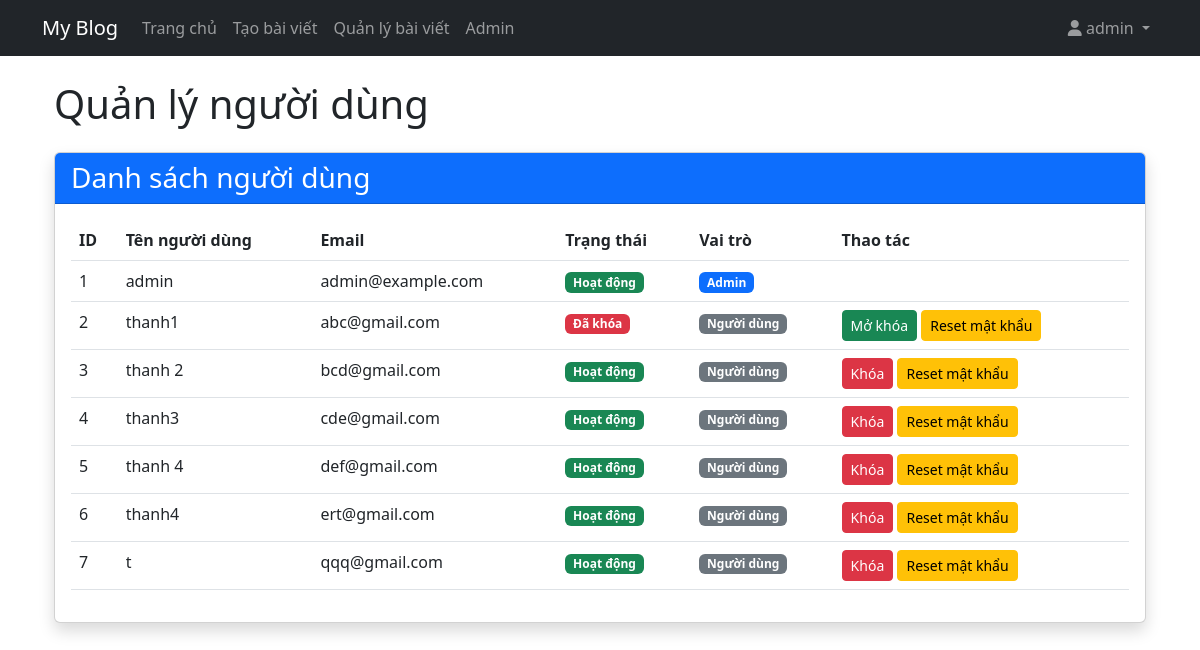
Page /admin (signed in) on the earlier database version.
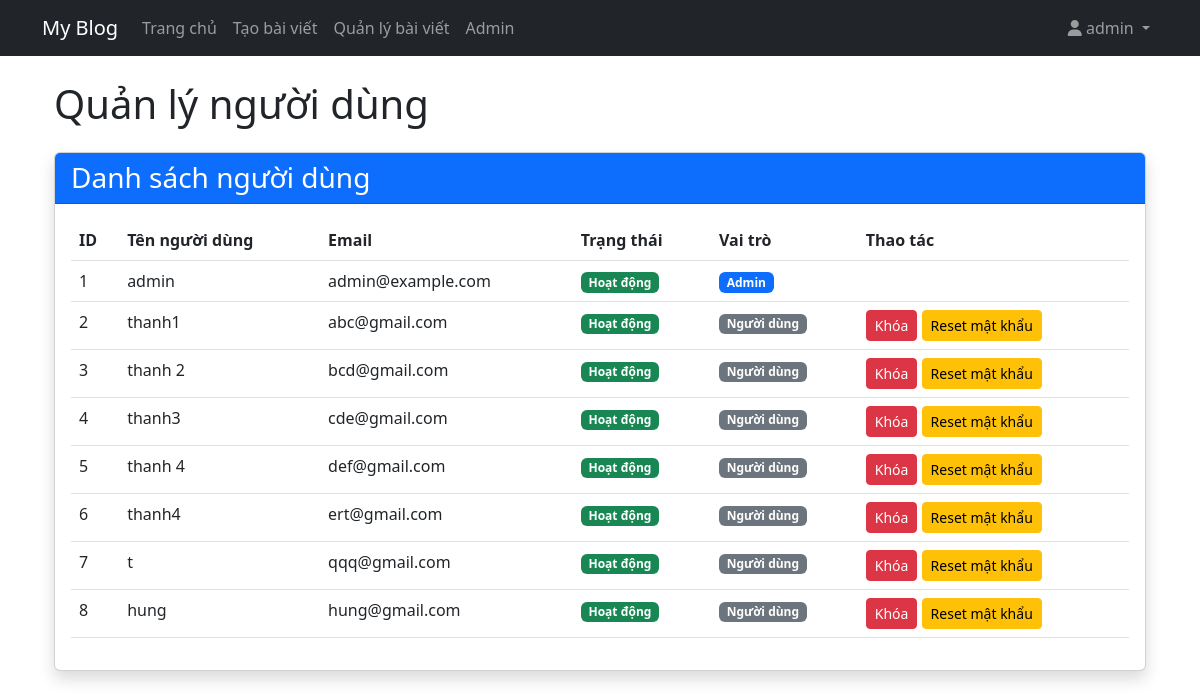
Same page on the later database version.
### my_blog/app.py (models this page shows, shortened)
class User(db.Model, UserMixin):
    id = db.Column(db.Integer, primary_key=True)
    username = db.Column(db.String(20), unique=True, nullable=False)
    email = db.Column(db.String(120), unique=True, nullable=False)
    password = db.Column(db.String(60), nullable=False)
    posts = db.relationship('Post', backref='author', lazy=True)
    is_admin = db.Column(db.Boolean, default=False)
    is_blocked = db.Column(db.Boolean, default=False)

### my_blog/app.py (the view)
@app.route('/admin')
@login_required
@admin_required
def admin_dashboard():
    users = User.query.all()
    return render_template('admin_dashboard.html', users=users)

### my_blog/app.py (called while the page is built)
@login_manager.user_loader
def load_user(user_id):
    return User.query.get(int(user_id))

def admin_required(f):
    @wraps(f)
    def decorated_function(*args, **kwargs):
        if not current_user.is_authenticated or not current_user.is_admin:
            flash('Bạn không có quyền truy cập trang này.', 'danger')
            return redirect(url_for('index'))
        return f(*args, **kwargs)
    return decorated_function

### my_blog/templates/admin_dashboard.html
{% extends "layout.html" %}
{% block content %}
<div class="container mt-4">
    <h1 class="mb-4">Quản lý người dùng</h1>
    <div class="card shadow">
        <div class="card-header bg-primary text-white">
            <h3 class="mb-0">Danh sách người dùng</h3>
        </div>
        <div class="card-body">
            <table class="table table-hover">
                <thead>
                    <tr>
                        <th>ID</th>
                        <th>Tên người dùng</th>
                        <th>Email</th>
                        <th>Trạng thái</th>
                        <th>Vai trò</th>
                        <th>Thao tác</th>
                    </tr>
                </thead>
                <tbody>
                    {% for user in users %}
                    <tr>
                        <td>{{ user.id }}</td>
                        <td>{{ user.username }}</td>
                        <td>{{ user.email }}</td>
                        <td>
                            {% if user.is_blocked %}
                            <span class="badge bg-danger">Đã khóa</span>
                            {% else %}
                            <span class="badge bg-success">Hoạt động</span>
                            {% endif %}
                        </td>
                        <td>
                            {% if user.is_admin %}
                            <span class="badge bg-primary">Admin</span>
                            {% else %}
                            <span class="badge bg-secondary">Người dùng</span>
                            {% endif %}
                        </td>
                        <td>
                            {% if not user.is_admin or current_user.id != user.id %}
                                {% if user.is_blocked %}
                                <a href="{{ url_for('unblock_user', user_id=user.id) }}" class="btn btn-sm btn-success">Mở khóa</a>
                                {% else %}
                                <a href="{{ url_for('block_user', user_id=user.id) }}" class="btn btn-sm btn-danger">Khóa</a>
                                {% endif %}
                                <a href="{{ url_for('reset_password', user_id=user.id) }}" class="btn btn-sm btn-warning">Reset mật khẩu</a>
                            {% endif %}
                        </td>
                    </tr>
                    {% endfor %}
                </tbody>
            </table>
        </div>
    </div>
</div>
{% endblock %}

### my_blog/templates/layout.html (shortened to what this page needs)
<!DOCTYPE html>
<html lang="en">
<head>
    <link rel="stylesheet" href="https://cdn.jsdelivr.net/npm/bootstrap@5.3.0/dist/css/bootstrap.min.css">
</head>
<body>
    <nav class="navbar navbar-expand-lg navbar-dark bg-dark mb-4">
        <div class="container">
            <a class="navbar-brand" href="{{ url_for('index') }}">My Blog</a>
            <div class="collapse navbar-collapse" id="navbarNav">
                <ul class="navbar-nav me-auto">
                    <li class="nav-item">
                        <a class="nav-link" href="{{ url_for('index') }}">Trang chủ</a>
                    </li>
                    {% if current_user.is_authenticated %}
                    <li class="nav-item">
                        <a class="nav-link" href="{{ url_for('create_post') }}">Tạo bài viết</a>
                    </li>
                    <li class="nav-item">
                        <a class="nav-link" href="{{ url_for('manage_posts') }}">Quản lý bài viết</a>
                    </li>
                    {% if current_user.is_admin %}
                    <li class="nav-item">
                        <a class="nav-link" href="{{ url_for('admin_dashboard') }}">Admin</a>
                    </li>
                    {% endif %}
                    {% endif %}
                </ul>
                <ul class="navbar-nav">
                    {% if current_user.is_authenticated %}
                    <li class="nav-item dropdown">
                        <a class="nav-link dropdown-toggle" href="#" id="userDropdown" role="button" data-bs-toggle="dropdown" aria-expanded="false">
                            <i class="fas fa-user"></i> {{ current_user.username }}
                        </a>
                    </li>
                    {% endif %}
                </ul>
            </div>
        </div>
    </nav>
    <div class="container">
        {% block content %}{% endblock %}
    </div>
</body>
</html>

Differences in the rows shown:
changed User "thanh1": is_blocked "Đã khóa Mở khóa" → "Hoạt động Khóa"
added User: id "8", username "hung", email "hung@gmail.com", is_blocked "Hoạt động", is_admin "Người dùng"
